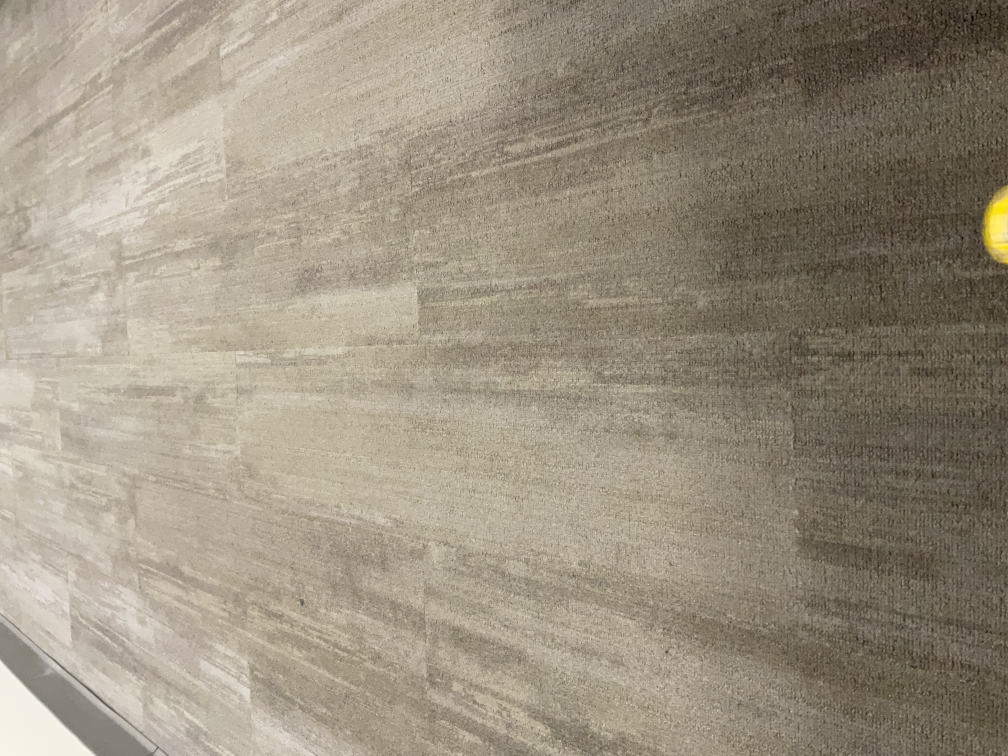
#> input picture DistanceRace3/DIST3_02.jpeg, 4032 x 3024 px (shown at 1/4 size)
$ python patel_distance_race3_test.py
#> lines starting #> are read from the running program, lines starting #| are printed output that depends on the picture; pictures that were not available may be replaced by others from this repository, and a replacement may not be noted

# This file contains code that was used to test the original distance race. The original distance race, DistanceRace3 was ultimately not used
# due to difficulty in extracting the connected components. A new distance race was used, the DistanceRaceNew image set.

import os
import skimage
from skimage import io
import numpy as np
import matplotlib.pyplot as plt
from skimage import filters
import scipy
from skimage import feature
from scipy import ndimage
import pandas as pd
from skimage.measure import label, regionprops, regionprops_table # Using imports from Homework 3


distImgFolder = "DistanceRace3" # Store the folder

distImgs = [] # Initialize storage for the images


for i in range(2, 25): # Loop through all action images in the speed race
    file = f"DIST3_{i:02d}.jpeg" # Get the current image
    path = os.path.join(distImgFolder, file) # Make the file path string
    image = io.imread(path).astype('float64') / 255.0 # Read the image
    image = np.rot90(image, -1) # Rotate image to ensure correct orientation
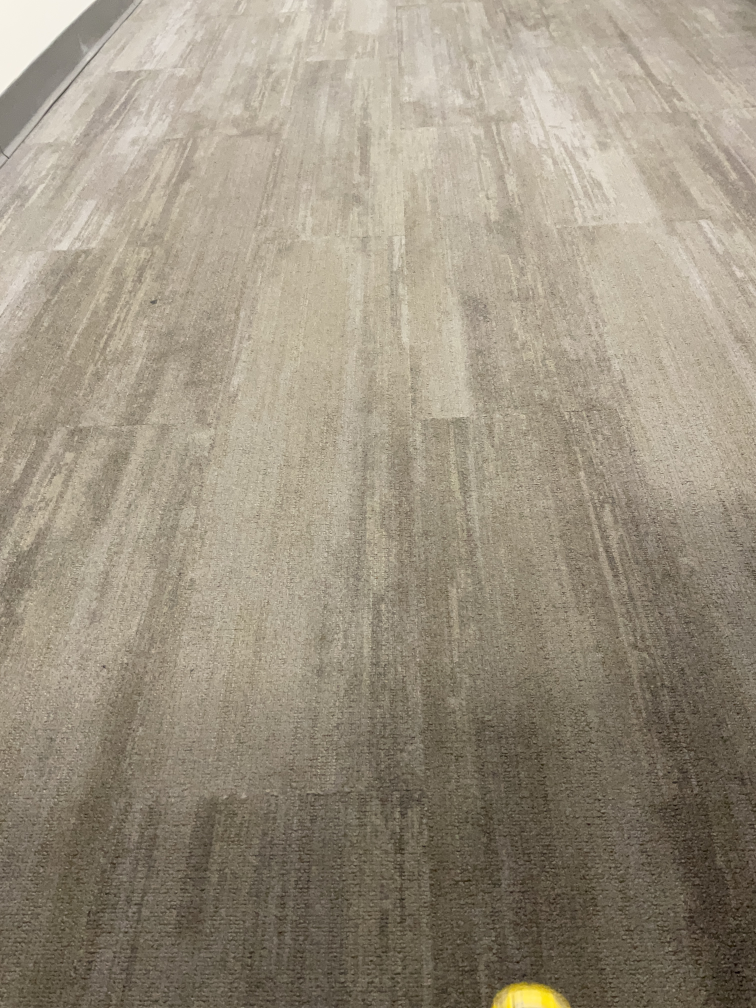
#> image: shape (4032, 3024, 3) float64 (shown at 1/4 size); mean R, G, B 0.608, 0.57, 0.502
    image = image[900:, :, :] # Crop the top part of image out to eliminate the wall
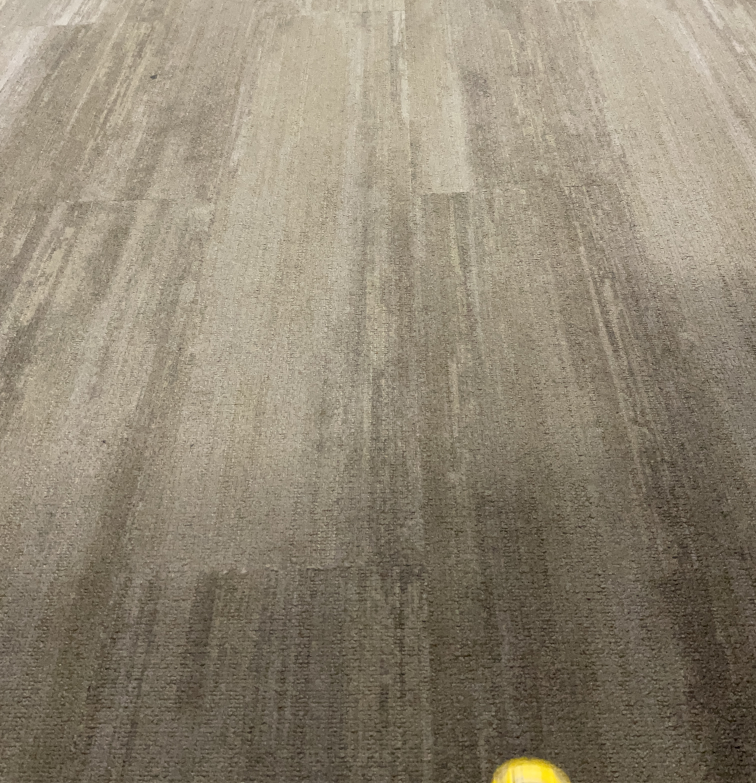
#> image: shape (3132, 3024, 3) float64 (shown at 1/4 size); mean R, G, B 0.565, 0.526, 0.455
    distImgs.append(image) # Add the image to the array of images
#> pass 2 of the loop `for i in range(2, 25):`:
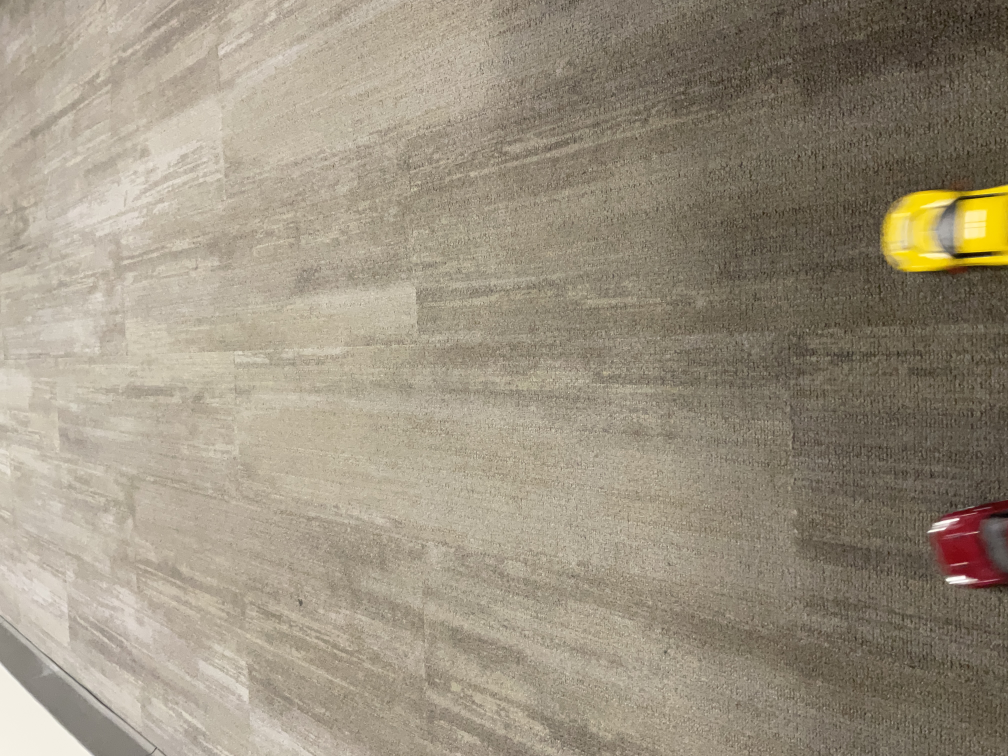
#> input picture DistanceRace3/DIST3_03.jpeg, 4032 x 3024 px (shown at 1/4 size)
#> `image = np.rot90(image, -1)`:
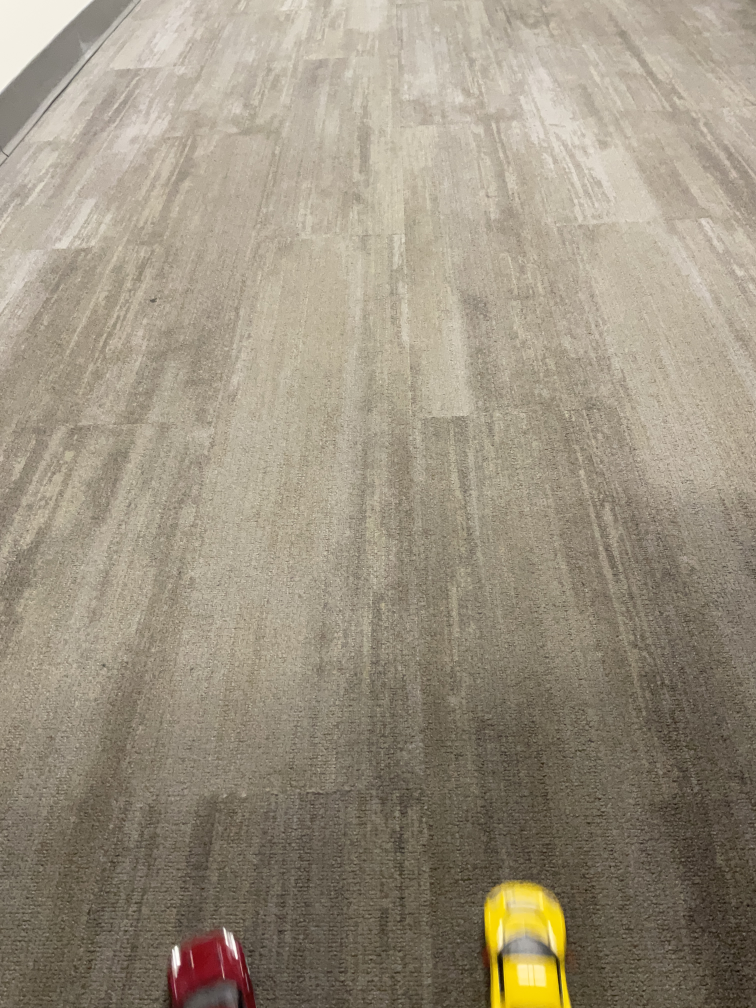
#> image: shape (4032, 3024, 3) float64 (shown at 1/4 size); mean R, G, B 0.609, 0.57, 0.5
#> `image = image[900:, :, :]`:
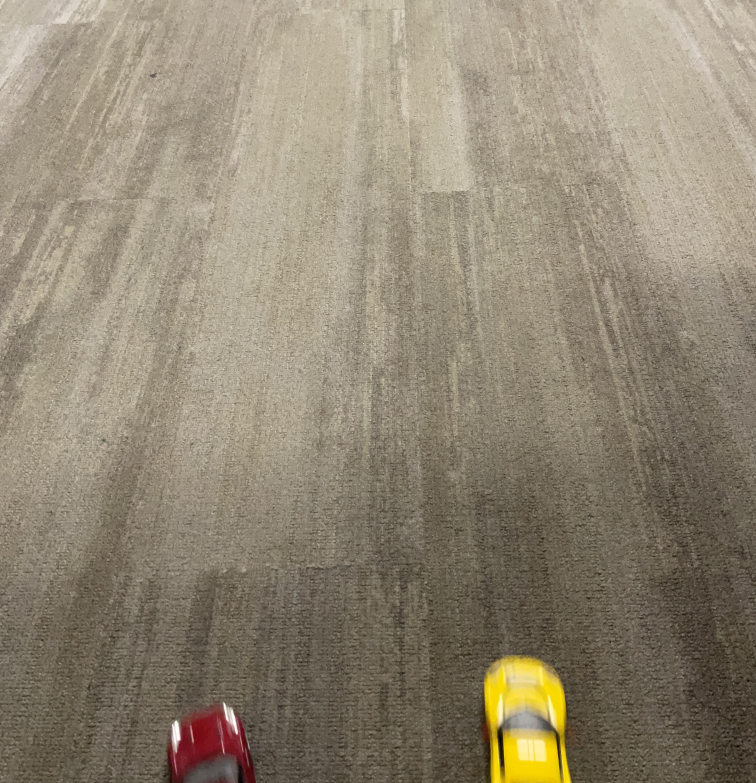
#> image: shape (3132, 3024, 3) float64 (shown at 1/4 size); mean R, G, B 0.568, 0.528, 0.454
#> (the run stopped early here; a loop or call above may not have finished)
